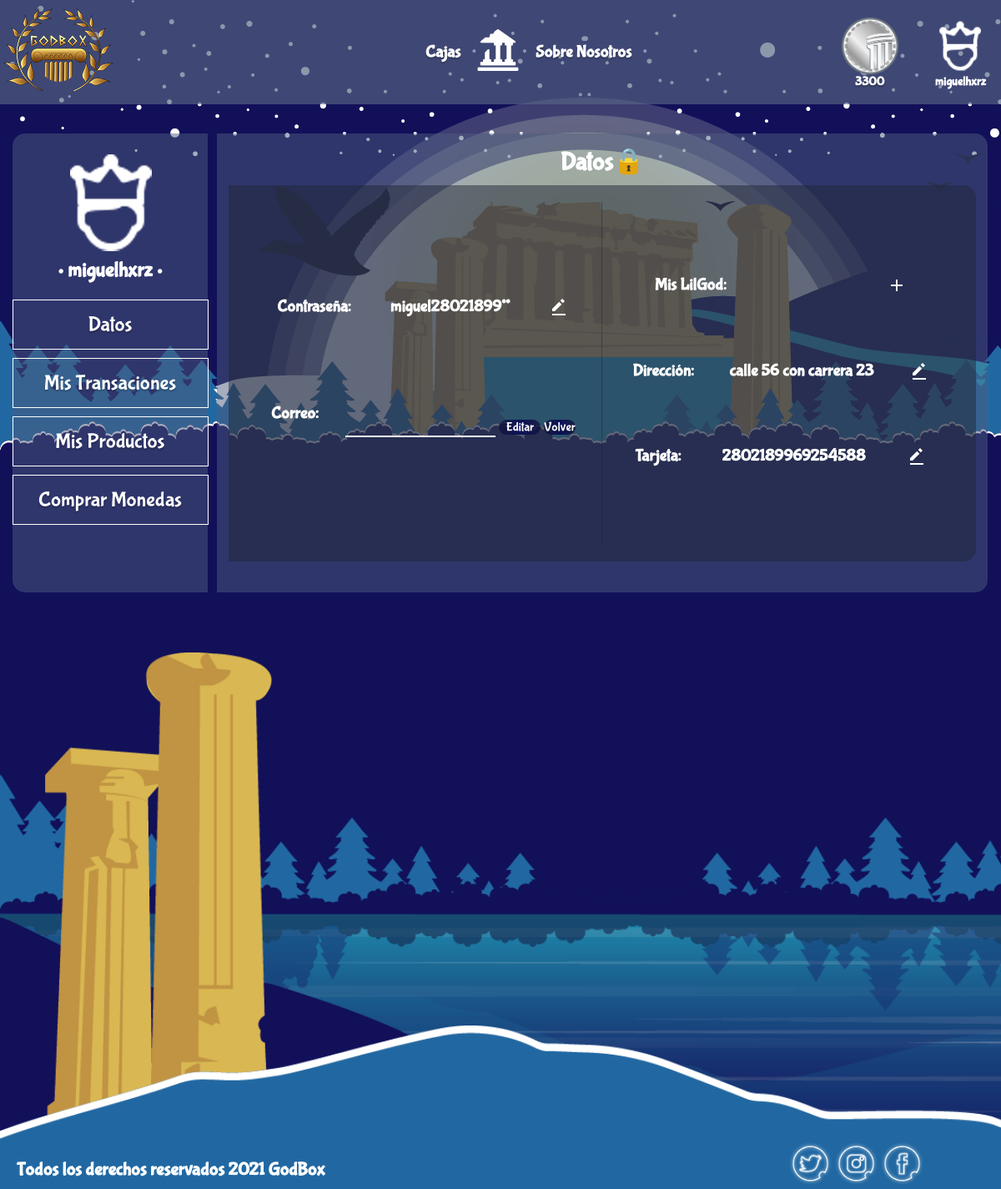
Screenshot of /CRUD/update-email.php (signed in) with the database file from the repository.
### tables this page shows
CREATE TABLE `users` (
  `username` varchar(45) NOT NULL,
  `password` varchar(45) NOT NULL,
  `coins` int(11) NOT NULL,
  `id` varchar(45) NOT NULL,
  `email` varchar(45) NOT NULL,
  `address` varchar(45) NOT NULL,
  `birth` varchar(45) NOT NULL,
  `fecha de registro` varchar(11) NOT NULL
);

CREATE TABLE `payment` (
  `id` varchar(45) NOT NULL,
  `type` varchar(45) NOT NULL,
  `number` varchar(19) NOT NULL,
  `expiration date` varchar(20) NOT NULL,
  `cvv` varchar(3) NOT NULL
);

### model/connect_db.php (called while the page is built, shortened)
<?php
class connect_db {
  var $conection;
  function __construct () {
    $server_conect = "localhost";
    $username = "root";
    $password = "123456789";
    $use_db = "godbox";
    $this->conection = new mysqli($server_conect, $username, $password, $use_db);
  }
  function add_instruc($instruct) {
    return $this->conection->query($instruct);
  }
}
?>

### model/user.php (called while the page is built, shortened)
<?php
  class user {
  private $data_base;
  function __construct() {
    $this->data_base= new connect_db();
  }
    function GetByUsername($username){
      $query_send = "SELECT `username`, `password`, `id`, `email`, `address` FROM `users` WHERE  `username` = '$username'";
      $question = $this->data_base->add_instruc($query_send);
      return $question;
    }
    function getCoinsdb($username){
      $query_send = "SELECT `coins` FROM `users` WHERE `username` = '".$username."'";
      $question =  $this->data_base->add_instruc($query_send);
      if(mysqli_num_rows($question) > 0){
         $rows = mysqli_fetch_array($question);
         return $rows['coins'];
      }else {
        return 0;
      }
    }
}
?>

### model/credit_card.php (called while the page is built, shortened)
<?php
require_once('../model/connect_db.php');
class credit_card {
  private $data_base;
  function credit_card() {
    $this->data_base=new connect_db();
  }
  function GetCCbyid($id){
    $query_send = "SELECT `id`, `type`, `number`, `expiration date`, `cvv` FROM `payment` WHERE  `id` = '$id'";
    $question = $this->data_base->add_instruc($query_send);
    return $question;
  }
}
?>

### CRUD/update-email.php (the view, shortened to what this page needs)
<?php
require_once('../model/user.php');
require_once('../model/credit_card.php');
?>
<!DOCTYPE html>
<html lang="en">
<head>
  <link rel="stylesheet" href="../css/user_page.css">
</head>
<body>
  <?php include($header);
  $user = new user;
  $question = $user->GetByUsername($_SESSION['user']);
  while ($row = mysqli_fetch_array($question)) : ?>
    <main class="container">
      <section class="panel__container">
        <articles class="admin__container">
          <div class="admin__profile">
            <figure class="admin__ico-container">
              <img src="../assets/icons/user-profile.png" alt="" title="">
            </figure>
            <h4 class="title"><?php echo $_SESSION['user'] ?></h4>
          </div>
          <div class="select__reports">
            <a href="../view/user_page.php">
              <div class="btn__report">Datos</div>
            </a>
            <a href="../view/transaciones_user.php">
              <div class="btn__report">Mis Transaciones</div>
            </a>
            <a href="../view/user_inventory.php">
              <div class="btn__report">Mis Productos</div>
            </a>
            <a href="../view/buy_coins.php">
              <div class="btn__report">Comprar Monedas</div>
            </a>
        </articles>
      </section>
      <section class="reports__container">
        <h4 class="title">Datos🔒</h4>
        <div class="put__reports">
          <div class="essencial__crud">
            <div class="crud password">
              <h4>Contraseña:</h4>
              <h4 class="respuesta"><?php echo $row["password"]; ?></h4>
              <a href="../CRUD/update-password.php"><img src="../assets/icons/bx-edit-alt.svg" alt="editar" title="editar contraseña"></a>
            </div>
            <div class="crud email">
              <h4>Correo:</h4>
              <form method="POST">
                <input type="text" name="email" value="" maxlength="45" size="45">
                <input type="submit" class="btn-edit" name="btn-edit" value="Editar">
                <a href="../view/user_page.php" class="volver">Volver</a>
              </form>
            </div>
            </div>
            <div class="other__crud">
              <div class="crud LilGod">
                <h4>Mis LilGod:</h4> <h4 class="respuesta"><?echo $row["coins"];?></h4>
                <a href="../view/buy_coins.php"><img src="../assets/icons/outline_add_white_24dp.png" alt="Comprar Más" title="Comprar Más"></a>
              </div>
              <div class="crud address">
                <h4>Dirección:</h4> <h4 class="respuesta"><?php echo $row["address"];?></h4>
                <a href="../CRUD/update-address.php"><img src="../assets/icons/bx-edit-alt.svg" alt="editar" title="editar direccion"></a>
              </div>
              <div class="crud credit-card">
              <h4>Tarjeta:</h4>
              <?php
                $CC = new credit_card;
                $id = $row['id'];
                $question = $CC->GetCCbyid($id);
                while ($fila = mysqli_fetch_array($question)){?>
                <h4 class="respuesta"><?php echo $fila['number'];?></h4>
                <?php }?>
                <form action="../CRUD/update-card_register.php" method="post">
                  <button type="submit" class ="boton-submit">
                  <a href=""><img src="../assets/icons/bx-edit-alt.svg" alt="editar" title="editar address"></a>
                  </button>
                </form>
              </div>
              <?php endwhile ?>
            </div>
        </div>
      </section>
    </main>
    <footer class="footer">
      <h3 class="footer__text">Todos los derechos reservados 2021 GodBox</h3>
      <div class="footer__social-media">
        <div class="footer_img-contaienr"><img src="../assets/icons/twitter.png" alt="twitter"></div>
        <div class="footer_img-contaienr"><img src="../assets/icons/instagram.png" alt="instagram"></div>
        <div class="footer_img-contaienr"><img src="../assets/icons/facebook.png" alt="facebook"></div>
      </div>
    </footer>
</body>
</html>

### partials/header-user.php (shortened to what this page needs)
<?php
    require_once('../model/connect_db.php');
    require_once('../model/user.php');
    $user = new user();
    $username = $_SESSION['user'];
    $coins = $user->getCoinsdb($username);
?>
<header class="header-u">
        <div class="container-header-u">
            <section class="logo-a">
                <img src="../assets/img/Logo-rezised.png" alt="">
            </section>
            <section class="center-title-u">
                <div class="boxes-link-u">
                    <a href="../view/Boxes.php">
                        <h4>Cajas</h4>
                    </a>
                </div>
                <div class="ico-header-u">
                    <a href="../index.php">
                        <img src="../assets/icons/Home.png" alt="">
                    </a>
                </div>
                <div class="about-link-u">
                    <a href="../view/About-us.php">
                        <h4>Sobre Nosotros</h4>
                    </a>
                </div>
            </section>
            <section class="options-u">
                <div class="link-u">
                    <ul class="btn-menu-u">
                    <a href="../view/buy_coins.php">
                        <img src="../assets/icons/coin.png" alt="" class="item-u">
                        <?php echo "<h3 class ='name'>".$coins."</h3>"?>
                    </a>
                    <li class="item-nav"><img src="../assets/icons/user.png" alt="" class="item-u">
                    <?php echo "<h3 class ='name' id='user_username'>".$_SESSION['user']."</h3>"?>
                    </li>
                    </ul>
                </div>
            </section>
        </div>
    </header>

### rows the page displays
users: coins "3300", password "miguel28021899**", address "calle 56 con carrera 23"
payment: number "2802189969254588"

### other values shown
$_SESSION['user'] "miguelhxrz"
